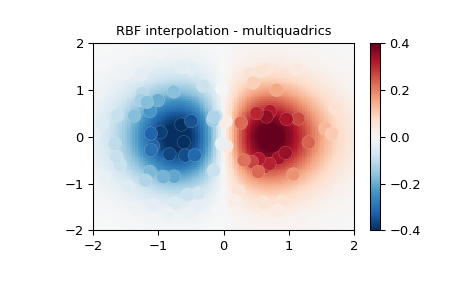

Recreate this plot in Python.
import numpy as np
from scipy.interpolate import Rbf
import matplotlib.pyplot as plt
from matplotlib import cm

# 2-d tests - setup scattered data
rng = np.random.default_rng()
x = rng.random(100)*4.0-2.0
y = rng.random(100)*4.0-2.0
z = x*np.exp(-x**2-y**2)
edges = np.linspace(-2.0, 2.0, 101)
centers = edges[:-1] + np.diff(edges[:2])[0] / 2.
XI, YI = np.meshgrid(centers, centers)

# use RBF
rbf = Rbf(x, y, z, epsilon=2)
ZI = rbf(XI, YI)

# plot the result
plt.subplot(1, 1, 1)
X_edges, Y_edges = np.meshgrid(edges, edges)
lims = dict(cmap='RdBu_r', vmin=-0.4, vmax=0.4)
plt.pcolormesh(X_edges, Y_edges, ZI, shading='flat', **lims)
plt.scatter(x, y, 100, z, edgecolor='w', lw=0.1, **lims)
plt.title('RBF interpolation - multiquadrics')
plt.xlim(-2, 2)
plt.ylim(-2, 2)
plt.colorbar()
